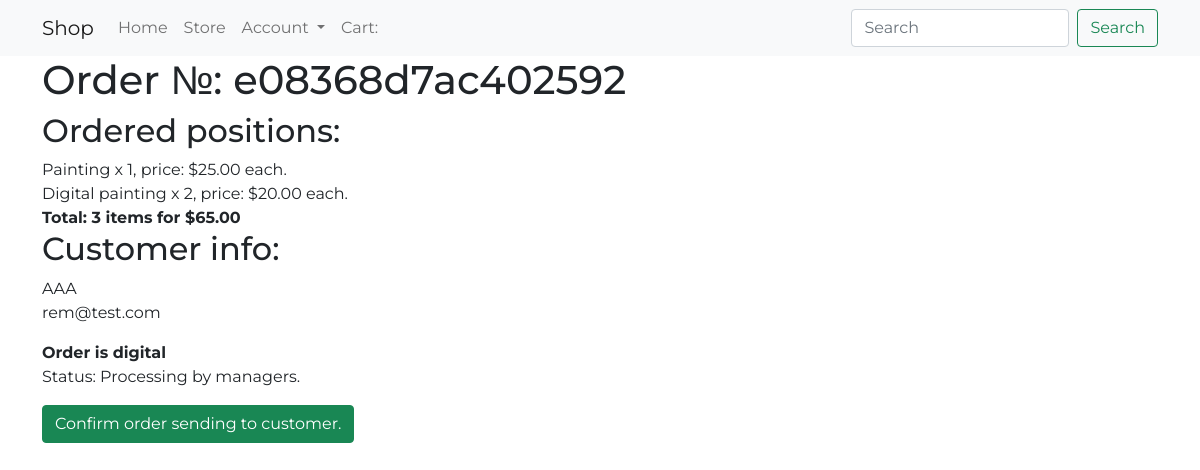
/dashboard/order_detail/42/ (signed in), run on the app's committed database.
### store/models.py (models this page shows, shortened)
class Order(models.Model):
    customer = models.ForeignKey(Customer, on_delete=models.SET_NULL, blank=True, null=True)
    date_ordered = models.DateTimeField(auto_now_add=True)
    complete = models.BooleanField(default=False, null=True, blank=False)
    status = models.CharField(max_length=40, default='', null=True, blank=True)
    transaction_id = models.CharField(max_length=200, null=True)
    class Meta:
        ordering = ['-date_ordered']
    @property
    def get_cart_total(self):
        orderitems = self.orderitem_set.all()
        total = sum([item.get_total for item in orderitems]) # generator for calculating cart total value
        return total
    @property
    def get_cart_items(self):
        orderitems = self.orderitem_set.all()
        total = sum([item.quantity for item in orderitems])
        return total

class OrderItem(models.Model):
    product = models.ForeignKey(Product, on_delete=models.SET_NULL, blank=True, null=True)
    order = models.ForeignKey(Order, on_delete=models.SET_NULL, blank=True, null=True)
    quantity = models.IntegerField(default=0, null=True,blank=True)
    date_added = models.DateTimeField(auto_now_add=True)
    @property
    def get_total(self):
        total = self.product.price * self.quantity
        return total

class Product(models.Model):
    name = models.CharField(max_length=200)
    description = models.TextField(max_length=600, null=True)
    price = models.DecimalField(max_digits=8, decimal_places=2)
    digital = models.BooleanField(default=False, null=True, blank=False)
    visible = models.BooleanField(default=True, null=True, blank=False)
    image = models.ImageField(null = True, blank=True)

class Customer(models.Model):
    user = OneToOneField(User, on_delete=models.CASCADE, null=True, blank=True)
    name = models.CharField(max_length=200, null=True)
    email = models.EmailField(max_length=200, null=True)

### dashboard/views.py (the view)
# urls.py: path('order_detail/<int:pk>/', dashboard_views.order_detail, name='order-detail'),
@user_passes_test(lambda u: u.is_staff)
def order_detail(request, pk):
    order = Order.objects.get(pk=pk)
    items = order.orderitem_set.all()
    try:
        shipping_address = ShippingAddress.objects.get(order=order)
        context = {
            'order': order,
            'items': items,
            'shipping_address': shipping_address
        }
    except:
        context = {
            'order': order,
            'items': items
        }
    return render(request, 'dashboard/order_detail.html', context)

### dashboard/templates/dashboard/order_detail.html
{% extends 'store/base.html' %}
{% block content %}
<div class="container">
    <h1>Order №: {{order.transaction_id}}</h1>
    <h2>Ordered positions:</h2>
    {% for item in items %}
        {{item.product.name}} x {{item.quantity}}, price: ${{item.product.price}} each.<br>
    {% endfor %}
    <text class="fw-bold">Total: {{order.get_cart_items}} items for ${{order.get_cart_total}}</text>
    <h2>Customer info:</h2>
    <p>{{order.customer.name}}<br>{{order.customer.email}}</p>
    {% if shipping_address %}
        <h2>Shipping address:</h2>
        <p>{{shipping_address.address}}<br>{{shipping_address.city}}<br>
        {{shipping_address.zipcode}}<br>{{shipping_address.state}}<br></p>
    {% else %}
        <text class="fw-bold">Order is digital</text>
    {% endif %}
    <p>Status: {{order.status}}</p>
    {% if order.status == 'Processing by managers.' %}
        <p><a class="btn btn-success" href="{% url 'order-confirm' order.pk%}">Confirm order sending to customer.</a></p>
    {% endif %}
</div>
{% endblock %}

### store/static/css/main.css (style rules this page uses)
body { font-family: 'Montserrat', sans-serif; }

### data on the page
Order: transaction_id "e08368d7ac402592", get_cart_items "3", get_cart_total "65.00", customer.name "AAA", customer.email "rem@test.com", status "Processing by managers."
OrderItem: product.name "Painting", quantity "1", product.price "25.00"
OrderItem: product.name "Digital painting", quantity "2", product.price "20.00"
